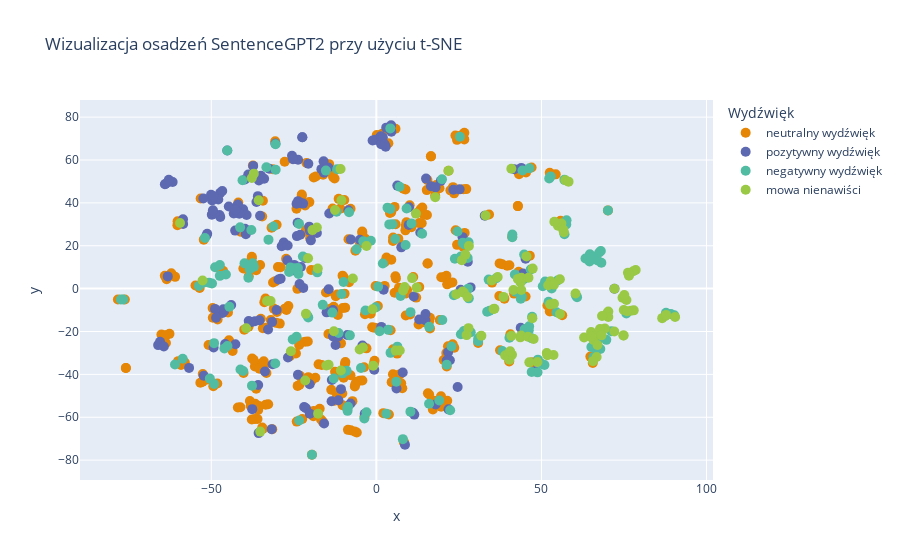

The code cell stored with this chart in its notebook:
### Code cell
model.plot_embeddings()

### Figure 1 — Plotly figure (JSON) as saved in the notebook; plotly's stock layout.template omitted (floating-point values rounded to 4 significant figures; data arrays with more than 128 entries replaced by an {"elided": "..."} marker saying what was removed)
{"data": [{"hovertemplate": "<b>%{hovertext}</b><br><br>Wydźwięk=neutralny wydźwięk<br>x=%{x}<br>y=%{y}<extra></extra>", "hovertext": {"elided": "377 str values"}, "legendgroup": "neutralny wydźwięk", "marker": {"color": "rgb(229, 134, 6)", "size": 10, "symbol": "circle"}, "mode": "markers", "name": "neutralny wydźwięk", "orientation": "v", "showlegend": true, "type": "scatter", "x": {"elided": "377 float values"}, "xaxis": "x", "y": {"elided": "377 float values"}, "yaxis": "y"}, {"hovertemplate": "<b>%{hovertext}</b><br><br>Wydźwięk=pozytywny wydźwięk<br>x=%{x}<br>y=%{y}<extra></extra>", "hovertext": {"elided": "188 str values"}, "legendgroup": "pozytywny wydźwięk", "marker": {"color": "rgb(93, 105, 177)", "size": 10, "symbol": "circle"}, "mode": "markers", "name": "pozytywny wydźwięk", "orientation": "v", "showlegend": true, "type": "scatter", "x": {"elided": "188 float values"}, "xaxis": "x", "y": {"elided": "188 float values"}, "yaxis": "y"}, {"hovertemplate": "<b>%{hovertext}</b><br><br>Wydźwięk=negatywny wydźwięk<br>x=%{x}<br>y=%{y}<extra></extra>", "hovertext": {"elided": "190 str values"}, "legendgroup": "negatywny wydźwięk", "marker": {"color": "rgb(82, 188, 163)", "size": 10, "symbol": "circle"}, "mode": "markers", "name": "negatywny wydźwięk", "orientation": "v", "showlegend": true, "type": "scatter", "x": {"elided": "190 float values"}, "xaxis": "x", "y": {"elided": "190 float values"}, "yaxis": "y"}, {"hovertemplate": "<b>%{hovertext}</b><br><br>Wydźwięk=mowa nienawiści<br>x=%{x}<br>y=%{y}<extra></extra>", "hovertext": {"elided": "134 str values"}, "legendgroup": "mowa nienawiści", "marker": {"color": "rgb(153, 201, 69)", "size": 10, "symbol": "circle"}, "mode": "markers", "name": "mowa nienawiści", "orientation": "v", "showlegend": true, "type": "scatter", "x": {"elided": "134 float values"}, "xaxis": "x", "y": {"elided": "134 float values"}, "yaxis": "y"}], "layout": {"legend": {"title": {"text": "Wydźwięk"}, "tracegroupgap": 0}, "title": {"text": "Wizualizacja osadzeń SentenceGPT2 przy użyciu t-SNE"}, "xaxis": {"anchor": "y", "domain": [0, 1], "title": {"text": "x"}}, "yaxis": {"anchor": "x", "domain": [0, 1], "title": {"text": "y"}}}}
